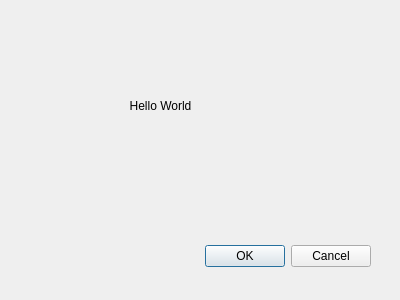
<?xml version="1.0" encoding="UTF-8"?>
<ui version="4.0">
 <class>Dialog</class>
 <widget class="QDialog" name="Dialog">
  <property name="geometry">
   <rect>
    <x>0</x>
    <y>0</y>
    <width>400</width>
    <height>300</height>
   </rect>
  </property>
  <property name="windowTitle">
   <string>Dialog</string>
  </property>
  <widget class="QDialogButtonBox" name="buttonBox">
   <property name="geometry">
    <rect>
     <x>30</x>
     <y>240</y>
     <width>341</width>
     <height>32</height>
    </rect>
   </property>
   <property name="orientation">
    <enum>Qt::Horizontal</enum>
   </property>
   <property name="standardButtons">
    <set>QDialogButtonBox::Cancel|QDialogButtonBox::Ok</set>
   </property>
  </widget>
  <widget class="QLabel" name="label">
   <property name="geometry">
    <rect>
     <x>100</x>
     <y>90</y>
     <width>121</width>
     <height>31</height>
    </rect>
   </property>
   <property name="text">
    <string>Hello World</string>
   </property>
   <property name="alignment">
    <set>Qt::AlignCenter</set>
   </property>
  </widget>
 </widget>
 <resources/>
 <connections>
  <connection>
   <sender>buttonBox</sender>
   <signal>accepted()</signal>
   <receiver>Dialog</receiver>
   <slot>accept()</slot>
   <hints>
    <hint type="sourcelabel">
     <x>248</x>
     <y>254</y>
    </hint>
    <hint type="destinationlabel">
     <x>157</x>
     <y>274</y>
    </hint>
   </hints>
  </connection>
  <connection>
   <sender>buttonBox</sender>
   <signal>rejected()</signal>
   <receiver>Dialog</receiver>
   <slot>reject()</slot>
   <hints>
    <hint type="sourcelabel">
     <x>316</x>
     <y>260</y>
    </hint>
    <hint type="destinationlabel">
     <x>286</x>
     <y>274</y>
    </hint>
   </hints>
  </connection>
 </connections>
</ui>
